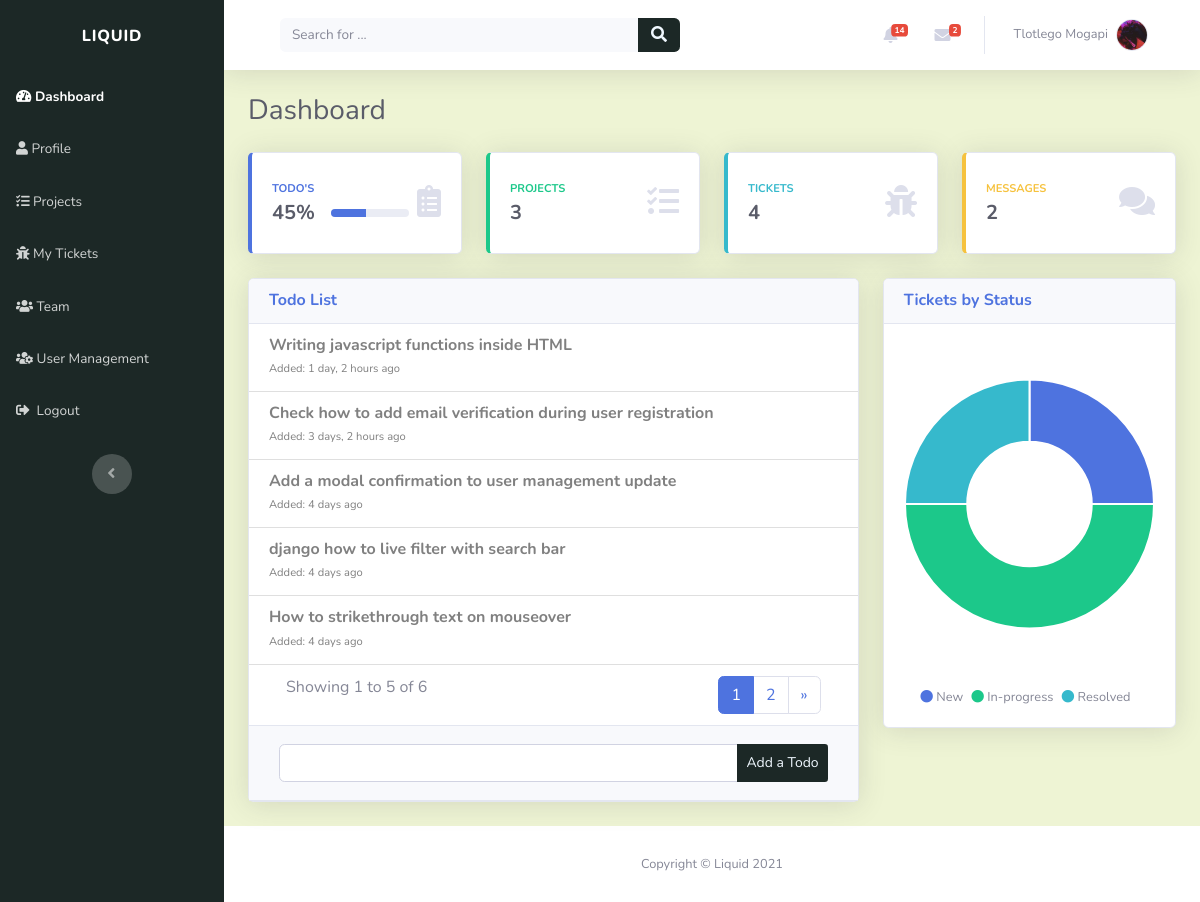
The app's page / (signed in), older data.
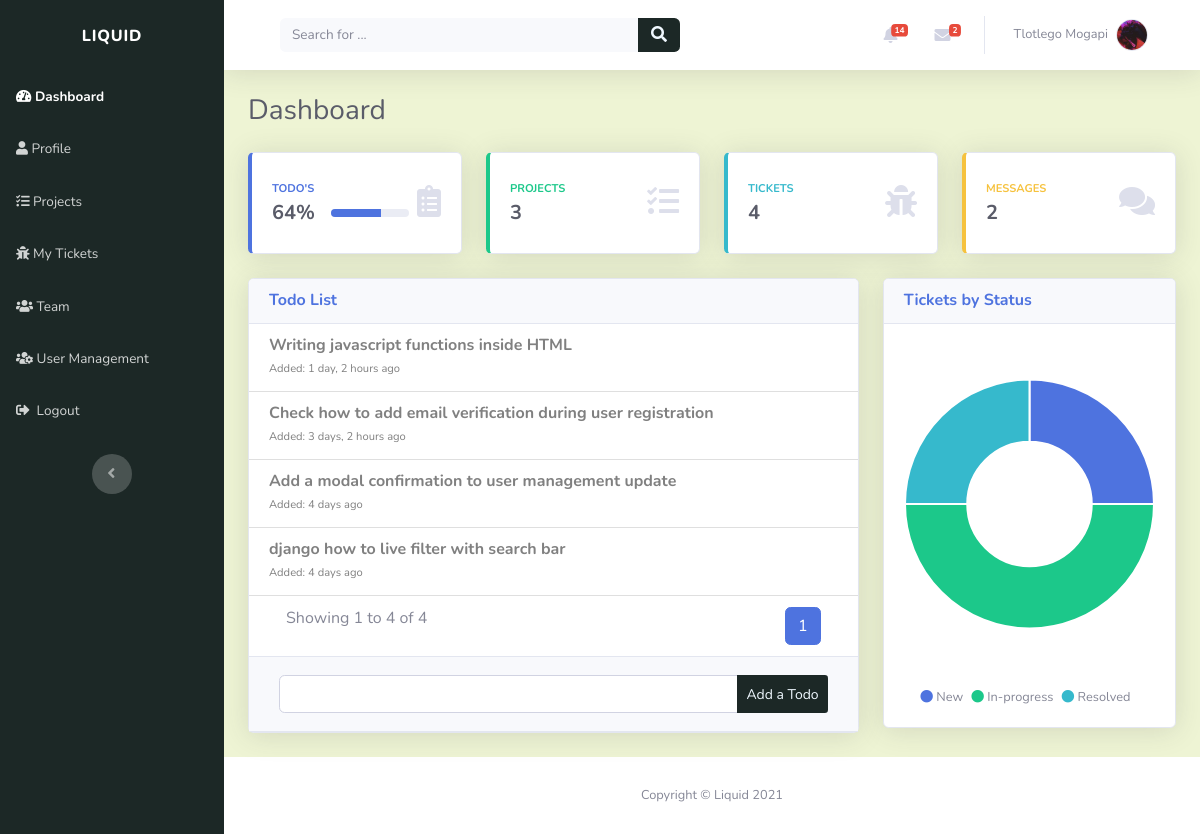
The same page, newer data.
### index/models.py (models this page shows, shortened)
class Todo(models.Model):
    TODO_STATUS = (
        ('COM', 'Completed'),
        ('SCH', 'Scheduled'),
    )
    created_by = models.ForeignKey(Profile, on_delete=models.CASCADE)
    created_on = models.DateTimeField(verbose_name="created on", auto_now_add=True)
    note = models.CharField(max_length=80)
    status = models.CharField(max_length=6, choices=TODO_STATUS, default='SCH')

### index/views.py (the view)
# urls.py: path('', views.index_view, name="index_page"),
@login_required(login_url='login_page')
def index_view(request):
    query = ""
    context = {}
    user = request.user
    user_profile = get_object_or_404(Profile, user=user)
    if request.GET and request.GET.get('q', None):
        query = request.GET.get('q', ' ')
        context['query'] = str(query)
        projects_query = sorted(search_projects(
            query), key=attrgetter('created_on'), reverse=True)
        tickets_query = sorted(search_tickets(
            query), key=attrgetter('created_on'), reverse=True)
        users_query = sorted(search_users(
            query), key=attrgetter('first_name'), reverse=True)
        context['projects'] = projects_query
        context['tickets'] = tickets_query
        context['users'] = users_query
        return render(request, "index/search_results.html", context)
    else:
        user_tickets = get_user_tickets(user_profile)
        resolved_tickets = 0
        new_tickets = 0
        in_progress_tickets = 0
        total_tickets = 0
        for ticket in user_tickets:
            total_tickets += 1
            if ticket.status == 'RESOLVED':
                resolved_tickets += 1
            elif ticket.status == 'NEW':
                new_tickets += 1
            elif ticket.status == 'IN_PROGRESS':
                in_progress_tickets += 1
        context['total_tickets'] = total_tickets
        if total_tickets != 0:
            context['resolved_tickets'] = round(resolved_tickets*100 / total_tickets)
            context['new_tickets'] = round(new_tickets*100 / total_tickets)
            context['in_progress_tickets'] = round(in_progress_tickets*100 / total_tickets)
        else:
            default_value = round(100/3)
            context['resolved_tickets'] = default_value
            context['new_tickets'] = default_value
            context['in_progress_tickets'] = default_value
        todos_count = Todo.objects.filter(created_by=user_profile).count()
        completed_todos = Todo.objects.filter(created_by=user_profile).filter(status='COM').count()
        todos_percentage = round(completed_todos*100 / todos_count)
        context['todos_percentage'] = todos_percentage
        user_todos = Todo.objects.filter(created_by=user_profile).filter(status='SCH').order_by('-created_on')
        page = request.GET.get('page', 1)
        todos_paginator = Paginator(user_todos, 5)
        try:
            user_todos = todos_paginator.page(page)
        except PageNotAnInteger:
            user_todos = todos_paginator.page(5)
        except EmptyPage:
            user_todos = todos_paginator.page(todos_paginator.num_pages)
        context['user_todos'] = user_todos
        if user.is_admin:
            context['tickets_count'] = user_tickets.count()
            context['projects_count'] = Project.objects.all().count()
        context['form'] = TodoForm()
        return render(request, "index/dashboard.html", context)

### index/forms.py
class TodoForm(forms.Form):
    todo = forms.CharField(max_length=80, widget=forms.TextInput(attrs={'class': 'form-control', 'name': "todo"}))

### index/custom_processors.py (called while the page is built)
def profile_processor(request):
    if request.user.is_authenticated:
        user = request.user
        user_profile = get_object_or_404(Profile, user=user)
        user_messages = DirectMessage.objects.filter(receiver=user_profile).filter(status='UNREAD').order_by('-created_on')[:5]
        user_alerts = Alert.objects.filter(user=user_profile).filter(status='UNREAD').order_by('-created_on')[:5]
        return {'profile': user_profile, 'direct_messages': user_messages, 'alerts': user_alerts}
    else:
        return{}

### index/templates/index/dashboard.html (shortened to what the changed rows need)
{% extends "index/header.html" %}
{% load static %}
{% block content %}
<div class="row">
	<div class="col-md-6 col-xl-3 mb-4">
		<div class="card shadow border-left-primary py-2">
			<div class="card-body">
				<div class="row align-items-center no-gutters">
					<div class="col mr-2">
						<div class="row no-gutters align-items-center">
							<div class="col-auto">
								<div class="text-dark font-weight-bold h5 mb-0 mr-3"><span>{{todos_percentage}}%</span></div>
							</div>
						</div>
					</div>
				</div>
			</div>
		</div>
	</div>
</div>
<div class="row">
	{% include "index/snippets/todos_list.html" %}
</div>
{% endblock %}

### index/templates/index/snippets/todo.html
<li class="list-group-item">
	<a href="{% url 'delete_todo' todo.id %}" style="text-decoration: none; color: grey;">
		<div class="row align-items-center no-gutters">
			<div class="col mr-2 todo">
				<h6 class="mb-0"><strong>{{ todo.note }}</strong></h6>
				<span class="text-xs">Added: {{ todo.created_on|timesince }} ago</span>
			</div>
		</div>
	</a>
</li>

Row changes from the older to the newer data that the page shows:
no longer on this page (row edited): Todo: note "How to strikethrough text on mouseover", created_on "4 days"
Text that changed along with them:
{{ todos_percentage }}: "45" → "64"
{{ todos_percentage }}: 45 → 64 (drawn)
{{ user_todos.end_index }}: "5" → "4"
{{ user_todos.paginator.count }}: "6" → "4"
list line gone: "2"
